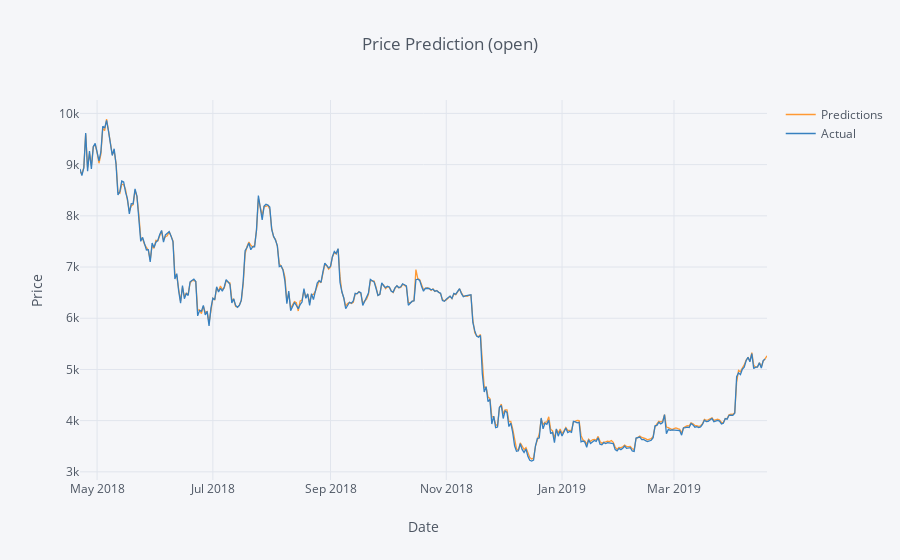
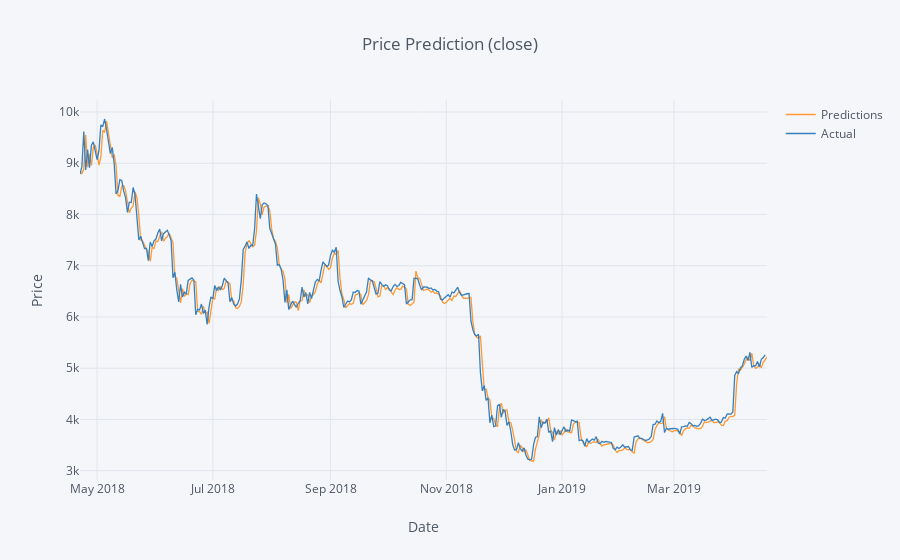
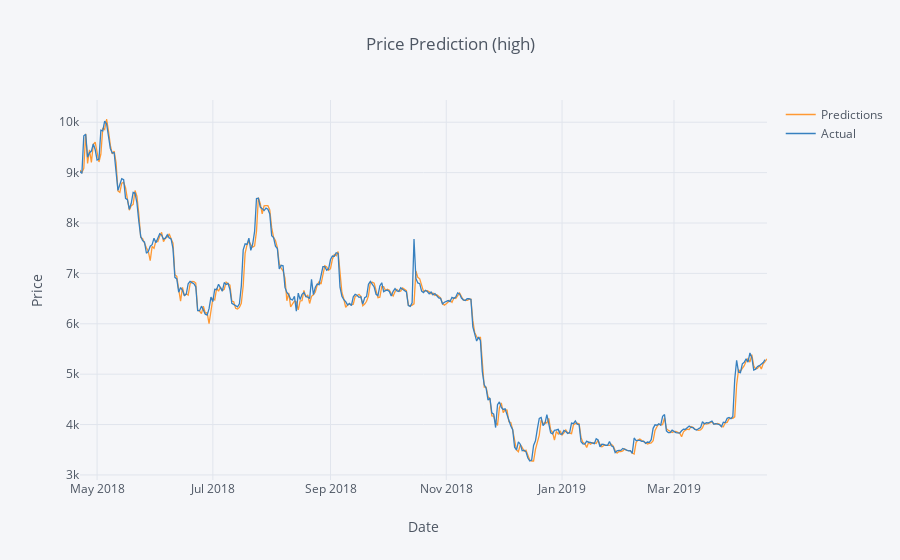

Source (notebook cell) for these figures, in order:
### Markdown cell above
# BTC Prediction With GRU

### Code cell
import csv
import numpy as np
from datetime import datetime, timedelta
from gru import Machine
import pandas as pd
import tensorflow as tf
from plotly.offline import init_notebook_mode
import cufflinks as cf

MODEL_PATH = "data/gru.hd5"
CSV_PATH = "data/binance-BTCUSD.csv"
TRAIN_TEST_RATE = 0.85

cf.go_offline()
init_notebook_mode(connected=True)

with open(CSV_PATH) as fin:
    reader = [dict(item) for item in csv.DictReader(fin)]
machine = Machine(reader)
(_, _, X_test, Y_test) = machine.split_data(TRAIN_TEST_RATE)

times = [int(item['openTime']) for item in reader]
times = times[int(len(times) * TRAIN_TEST_RATE) + 4:]
times = [datetime.utcfromtimestamp(t / 1000.0) for t in times]

model = tf.keras.models.load_model(MODEL_PATH)
pred = model.predict(X_test)

pred = machine.scaler.inverse_transform(pred)
Y_test = np.delete(Y_test, len(Y_test) - 1, 0)
Y_test = machine.scaler.inverse_transform(Y_test)

for (c, key) in enumerate(['open', 'close', 'high', 'low']):
    pred_df = pd.DataFrame({
        'Predictions': [item[c] for item in pred],
    }, index=times)
    act_df = pd.DataFrame({
        'Actual': [item[c] for item in Y_test]
    }, index=times[:-1])
    pd.concat([pred_df, act_df], axis=1).iplot(
        asFigure=False,
        kind='scatter',
        xTitle='Date',
        yTitle='Price',
        title=f'Price Prediction ({key})'
    )

### Figure 1 — Plotly figure (JSON) as saved in the notebook; plotly's stock layout.template omitted (floating-point values rounded to 4 significant figures; data arrays with more than 128 entries replaced by an {"elided": "..."} marker saying what was removed)
{"data": [{"line": {"color": "rgba(255, 153, 51, 1.0)", "dash": "solid", "shape": "linear", "width": 1.3}, "mode": "lines", "name": "Predictions", "text": "", "type": "scatter", "uid": "8fc55c6c-64a9-4ddd-b7e1-9cb342871b1e", "x": {"elided": "363 str values"}, "y": {"elided": "363 float values"}}, {"line": {"color": "rgba(55, 128, 191, 1.0)", "dash": "solid", "shape": "linear", "width": 1.3}, "mode": "lines", "name": "Actual", "text": "", "type": "scatter", "uid": "ca6a5b0f-c561-4c60-b9e3-f743a35188f3", "x": {"elided": "363 str values"}, "y": {"elided": "363 mixed values"}}], "layout": {"legend": {"bgcolor": "#F5F6F9", "font": {"color": "#4D5663"}}, "paper_bgcolor": "#F5F6F9", "plot_bgcolor": "#F5F6F9", "title": {"font": {"color": "#4D5663"}, "text": "Price Prediction (open)"}, "xaxis": {"gridcolor": "#E1E5ED", "showgrid": true, "tickfont": {"color": "#4D5663"}, "title": {"font": {"color": "#4D5663"}, "text": "Date"}, "zerolinecolor": "#E1E5ED"}, "yaxis": {"gridcolor": "#E1E5ED", "showgrid": true, "tickfont": {"color": "#4D5663"}, "title": {"font": {"color": "#4D5663"}, "text": "Price"}, "zerolinecolor": "#E1E5ED"}}}

### Figure 2 — Plotly figure (JSON) as saved in the notebook; plotly's stock layout.template omitted (floating-point values rounded to 4 significant figures; data arrays with more than 128 entries replaced by an {"elided": "..."} marker saying what was removed)
{"data": [{"line": {"color": "rgba(255, 153, 51, 1.0)", "dash": "solid", "shape": "linear", "width": 1.3}, "mode": "lines", "name": "Predictions", "text": "", "type": "scatter", "uid": "9ad18d98-505d-4bdb-864e-94b7e5c113ba", "x": {"elided": "363 str values"}, "y": {"elided": "363 float values"}}, {"line": {"color": "rgba(55, 128, 191, 1.0)", "dash": "solid", "shape": "linear", "width": 1.3}, "mode": "lines", "name": "Actual", "text": "", "type": "scatter", "uid": "cd2f9c3b-6f6f-418c-9b9b-b1c8d7b448f3", "x": {"elided": "363 str values"}, "y": {"elided": "363 mixed values"}}], "layout": {"legend": {"bgcolor": "#F5F6F9", "font": {"color": "#4D5663"}}, "paper_bgcolor": "#F5F6F9", "plot_bgcolor": "#F5F6F9", "title": {"font": {"color": "#4D5663"}, "text": "Price Prediction (close)"}, "xaxis": {"gridcolor": "#E1E5ED", "showgrid": true, "tickfont": {"color": "#4D5663"}, "title": {"font": {"color": "#4D5663"}, "text": "Date"}, "zerolinecolor": "#E1E5ED"}, "yaxis": {"gridcolor": "#E1E5ED", "showgrid": true, "tickfont": {"color": "#4D5663"}, "title": {"font": {"color": "#4D5663"}, "text": "Price"}, "zerolinecolor": "#E1E5ED"}}}

### Figure 3 — Plotly figure (JSON) as saved in the notebook; plotly's stock layout.template omitted (floating-point values rounded to 4 significant figures; data arrays with more than 128 entries replaced by an {"elided": "..."} marker saying what was removed)
{"data": [{"line": {"color": "rgba(255, 153, 51, 1.0)", "dash": "solid", "shape": "linear", "width": 1.3}, "mode": "lines", "name": "Predictions", "text": "", "type": "scatter", "uid": "f8fa865d-a4aa-4d62-a890-182b4d51b0c0", "x": {"elided": "363 str values"}, "y": {"elided": "363 float values"}}, {"line": {"color": "rgba(55, 128, 191, 1.0)", "dash": "solid", "shape": "linear", "width": 1.3}, "mode": "lines", "name": "Actual", "text": "", "type": "scatter", "uid": "65bc043a-cc3e-459c-80d6-31d3e88e1e17", "x": {"elided": "363 str values"}, "y": {"elided": "363 mixed values"}}], "layout": {"legend": {"bgcolor": "#F5F6F9", "font": {"color": "#4D5663"}}, "paper_bgcolor": "#F5F6F9", "plot_bgcolor": "#F5F6F9", "title": {"font": {"color": "#4D5663"}, "text": "Price Prediction (high)"}, "xaxis": {"gridcolor": "#E1E5ED", "showgrid": true, "tickfont": {"color": "#4D5663"}, "title": {"font": {"color": "#4D5663"}, "text": "Date"}, "zerolinecolor": "#E1E5ED"}, "yaxis": {"gridcolor": "#E1E5ED", "showgrid": true, "tickfont": {"color": "#4D5663"}, "title": {"font": {"color": "#4D5663"}, "text": "Price"}, "zerolinecolor": "#E1E5ED"}}}
